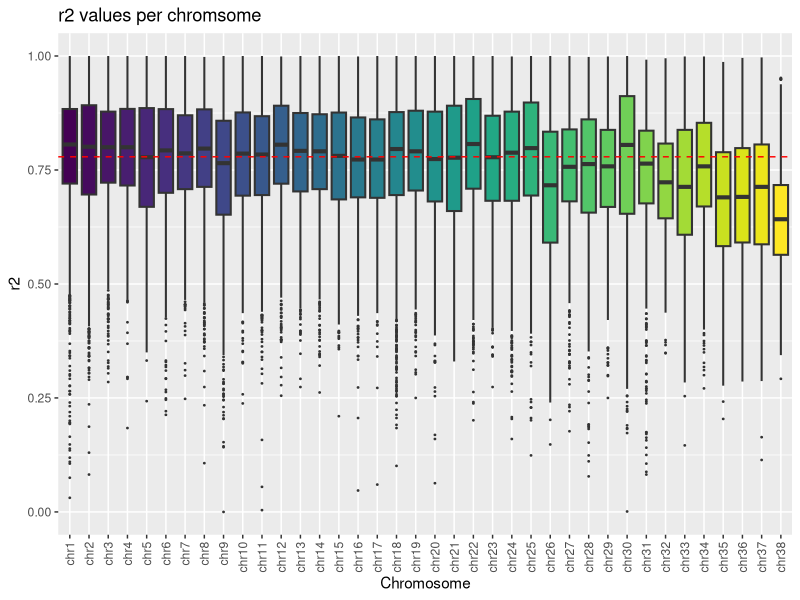
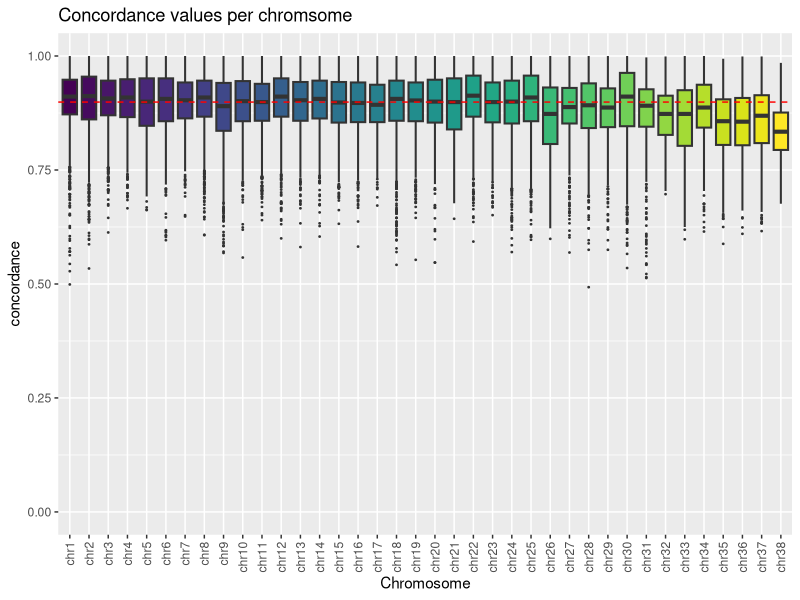
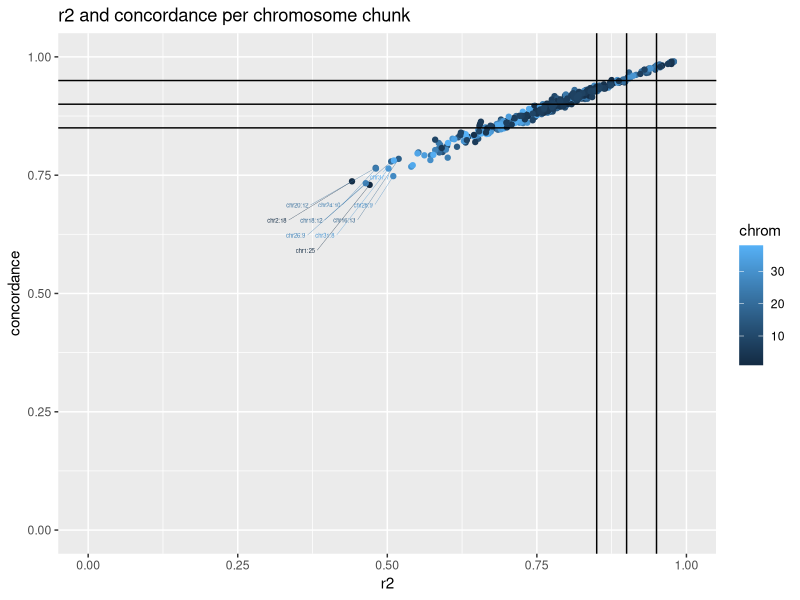
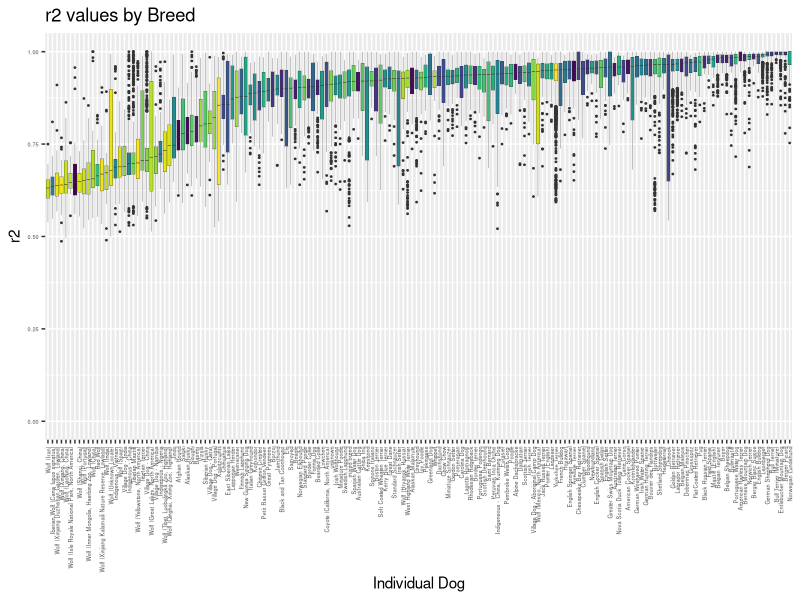

Write the R code that produced these figures, in order. (Note: this script raises an error after producing the figures.)
## ---- chunk 1
knitr::opts_chunk$set(echo = TRUE, warning = FALSE, message = FALSE)
## ---- chunk 2
library(gtools)
library(ggplot2)
library(ggrepel)
library(viridisLite)
library(viridis)
library(gplots)
library(tidyr)
## ---- chunk 3
data <- read.table("all_stats_by_chr.txt",header=FALSE,sep="\t")
colnames(data)=c("chr","pos","maf","info","concordance","r2")
data$chr <- paste0("chr",data$chr)
data <- data[mixedorder(data$chr),]

data$chr <- factor(data$chr,levels = mixedsort(unique(data$chr)),ordered = TRUE)

my_colours <- viridisLite::viridis(length(levels(data$chr)))


p <- ggplot(data, aes(x=chr, y=r2, fill=chr)) + scale_fill_manual(values = my_colours) + geom_boxplot(outlier.size=0.3,lwd=0.7) + theme(axis.text.x = element_text(angle = 90, vjust = 0.5, hjust=1)) + ggtitle("r2 values per chromsome") + xlab("Chromosome") + geom_hline(yintercept=median(data$r2), linetype="dashed", color = "red") + theme(legend.position="none") + coord_cartesian(ylim = c(0, 1.0))
p

p <- ggplot(data, aes(x=chr, y=concordance, fill=chr)) + scale_fill_manual(values = my_colours) + geom_boxplot(outlier.size=0.3,lwd=0.7) + theme(axis.text.x = element_text(angle = 90, vjust = 0.5, hjust=1)) + ggtitle("Concordance values per chromsome") + xlab("Chromosome") + geom_hline(yintercept=median(data$concordance), linetype="dashed", color = "red") + theme(legend.position="none") + coord_cartesian(ylim = c(0, 1.0))
p
## ---- chunk 4
data_chunk <- read.table("all_stats_by_chunk.txt",header=T,sep="\t")

data_chunk$name=paste0("chr",data_chunk$chrom,":",data_chunk$chunk)

ggplot(data_chunk, aes(x = r2_med, y = con_med, color = chrom)) +
  geom_point()  + coord_cartesian(ylim = c(0, 1.0),xlim = c(0, 1.0)) + ggtitle("r2 and concordance per chromosome chunk") +
  xlab("r2") + ylab("concordance") + geom_hline(yintercept = c(0.85, 0.9, 0.95)) +
  geom_vline(xintercept = c(0.85, 0.9, 0.95)) + geom_text_repel(
    data = data_chunk[(data_chunk$r2_med < 0.6),],
    mapping = aes(label = name),
    nudge_x = -0.1, nudge_y = -0.1,
    max.time = 5,
    max.iter = Inf,
    size=1.5, segment.size=0.1, max.overlaps = 10,
    show.legend = F
  )

## ---- chunk 5
data_ind <- read.table("all_stats_by_individual.txt",header=FALSE,sep="\t")
colnames(data_ind)=c("chr","no","i","type","breed","sex","concordance","r2")
data_ind$breed=as.factor(data_ind$breed)
my_colours_breed <- viridisLite::viridis(length(levels(data_ind$breed)))

p <- ggplot(data_ind, aes(reorder(breed, r2, decreasing=T, FUN=median), y = r2, fill=breed)) + scale_fill_manual(values = my_colours_breed) + geom_boxplot(outlier.size=0.3,lwd=0.1) + theme(axis.text.x = element_text(angle = 90, vjust = 0.5, hjust=1)) + theme(legend.text = element_text(size = 2)) + ggtitle("r2 values by Breed") + xlab("Individual Dog") + theme(legend.key.size = unit(0.3, 'cm')) + theme(legend.position="none") + theme(axis.text=element_text(size=4)) + coord_cartesian(ylim = c(0, 1.0))
p
## ---- chunk 6
d_mat <- matrix(0.00, nrow = 38, ncol = length(unique(data_ind$i)))
dlist <- unique(data_ind$i)

for(i in c(1:38)){
  for (j in c(1:length(dlist))){
    z=data_ind[((data_ind$i==dlist[j]) & (data_ind$chr==i)),"r2"]
    if(!identical(z, numeric(0))){
      d_mat[i,j] <- as.numeric(data_ind[((data_ind$i==dlist[j])& (data_ind$chr==i)),"r2"])
    } else {
      d_mat[i,j] <- 0.0
    }
  }
}
d_mat <- data.frame(d_mat)
colnames(d_mat)<- dlist
rownames(d_mat)<- paste0("chr",1:38)

op <- par(no.readonly = TRUE) 
lmat=rbind( c(0, 3), c(2,1), c(0,4) )
lhei=c(0.5, 6, 1.5)

heatmap.2(as.matrix(d_mat),trace="none",Rowv = FALSE,cexCol = 0.4,cexRow=0.4,col=viridis(15, direction = -1),dendrogram="none",lmat=lmat, lhei=lhei)

## ---- chunk 7
ggplot(data,aes(x=maf,y=concordance,color=info)) + geom_point(alpha = .5, shape = 15) + geom_hline(yintercept = 0.85) + coord_cartesian(ylim = c(0, 1.0),xlim = c(0, 1.0)) + ggtitle("Concordance vs MAF")
## ---- chunk 8
ggplot(data,aes(x=maf,y=concordance,color=info)) + geom_point(alpha = .5, shape = 15) + geom_hline(yintercept = 0.85) + coord_cartesian(ylim = c(0, 1.0),xlim = c(0, 1.0)) + ggtitle("r2 vs MAF")
